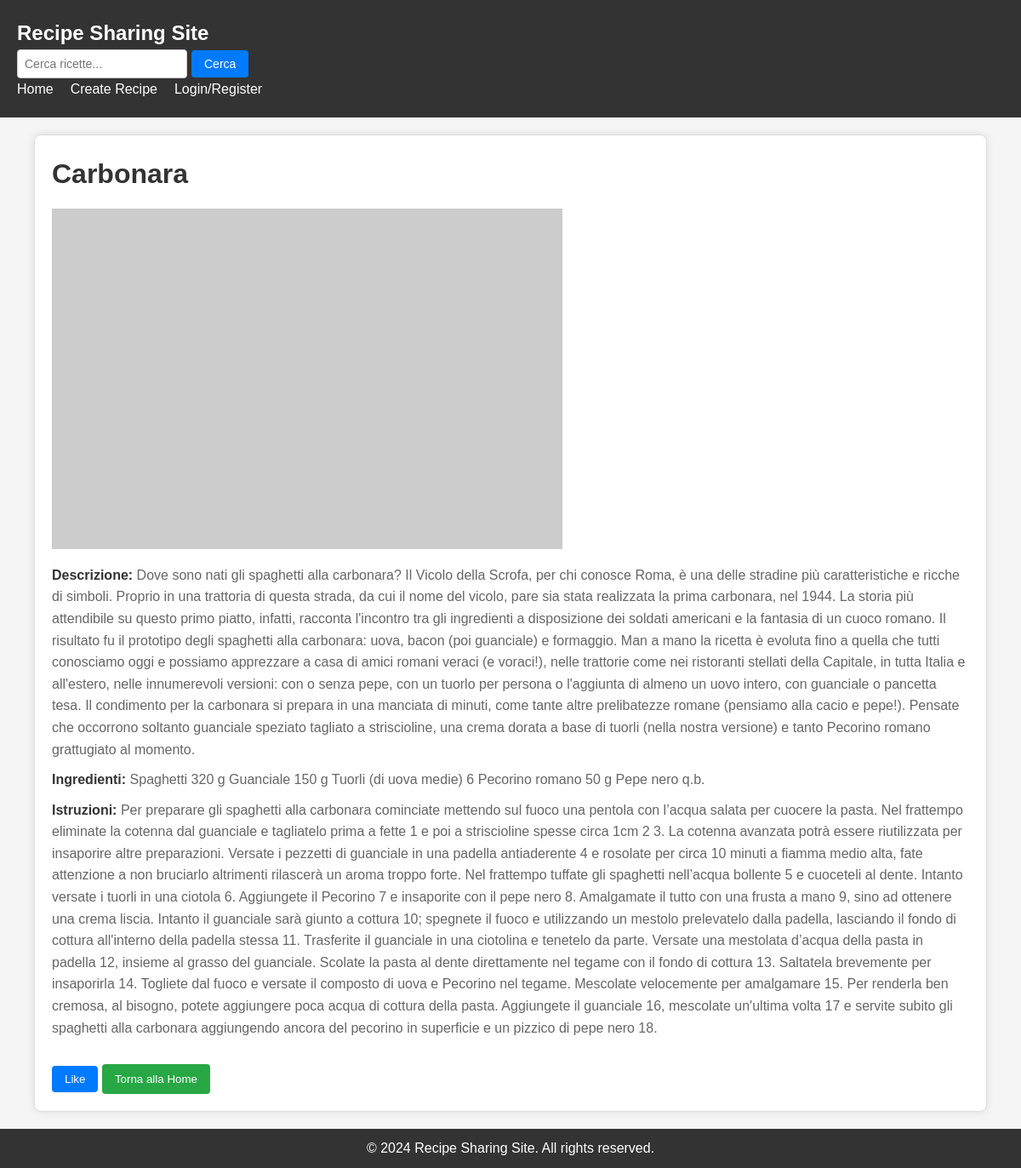
/recipe/3/, run on an earlier commit of the app's database.
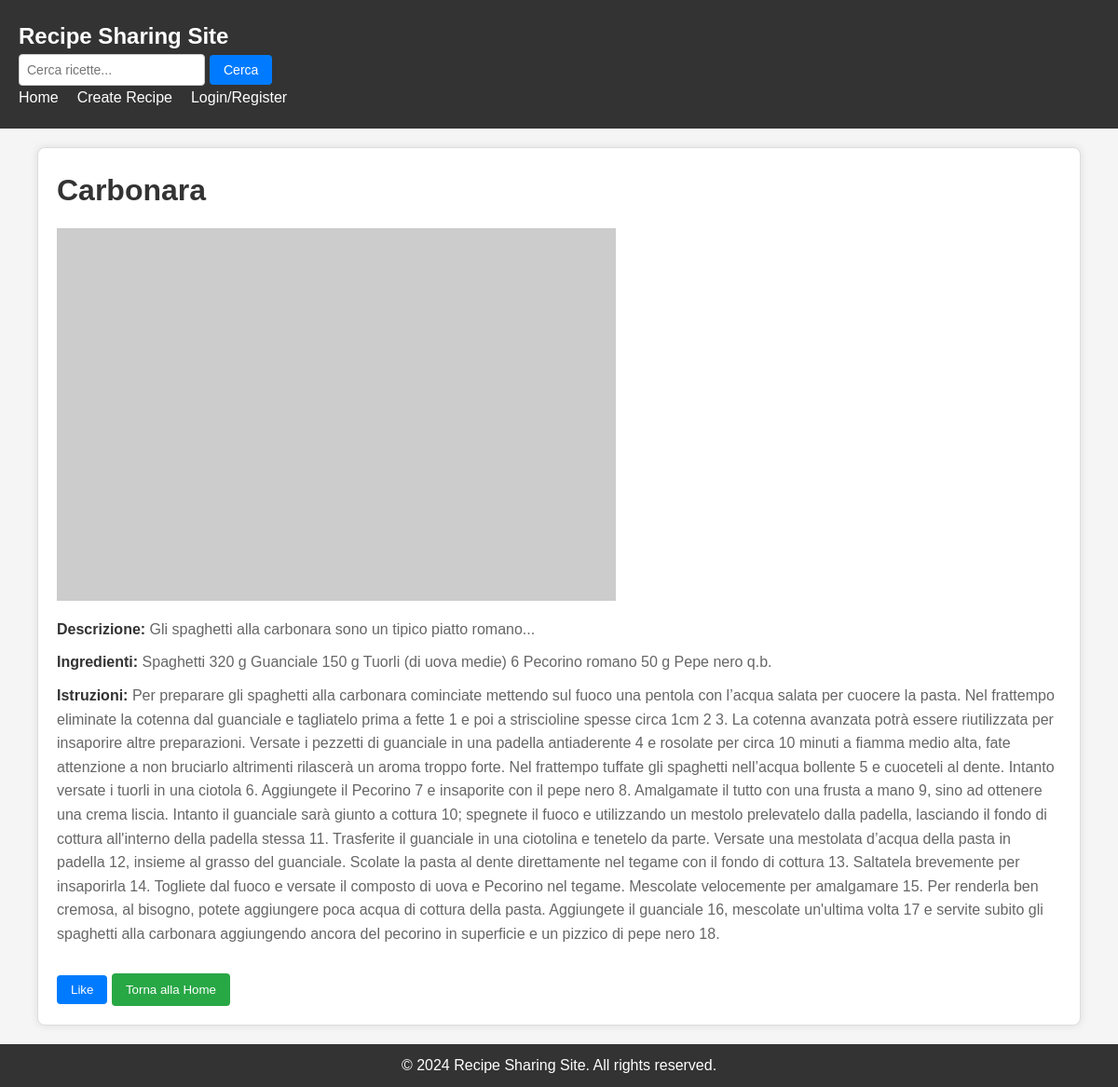
And on a later commit of the database.
### recipes/models.py (models this page shows, shortened)
class Recipe(models.Model):
    title = models.CharField(max_length=200)
    description = models.TextField()
    ingredients = models.TextField()
    instructions = models.TextField()
    prep_time = models.IntegerField()
    cook_time = models.IntegerField()
    author = models.ForeignKey(User, on_delete=models.CASCADE,related_name='recipes')
    created_at = models.DateTimeField(auto_now_add=True)
    updated_at = models.DateTimeField(auto_now=True)
    likes = models.ManyToManyField(User, related_name='liked_recipes', blank=True)

### recipes/views.py (the view, shortened to what this page needs)
# urls.py: path('recipe/<int:pk>/', views.recipe_detail, name='recipe_detail'),
def recipe_detail(request, pk):
    recipe = get_object_or_404(Recipe, pk=pk)
    context = {
        'recipe': recipe,
    }
    return render(request, 'recipes/recipe_detail.html', context)

### recipes/templates/recipes/recipe_detail.html (shortened to what this page needs)
{% extends 'base_generic.html' %}
{% block content %}
<div class="container">
    <div class="recipe-detail">
        <h1>{{ recipe.title }}</h1>
        <p><img src="https://placehold.co/600x400" alt="{{ recipe.title }}"></p>
        <p><strong>Descrizione:</strong> {{ recipe.description }}</p>
        <p><strong>Ingredienti:</strong> {{ recipe.ingredients }}</p>
        <p><strong>Istruzioni:</strong> {{ recipe.instructions }}</p>
        <form action="{% url 'recipe_detail' recipe.id %}" method="post">
        <button type="submit" class="like-btn">
          {% if request.user in recipe.likes.all %}
            Unlike
          {% else %}
            Like
          {% endif %}
        </button>
      </form>
        <form action="{% url 'home' %}" method="get">
            <button type="submit" class="btn">Torna alla Home</button>
        </form>
    </div>
</div>
{% endblock %}

What changed in the data, as far as the page shows it:
changed Recipe "Carbonara": description "Dove sono nati gli spaghetti alla carbonara? Il Vicolo della Scrofa, per chi conosce Roma, è una delle stradine più caratteristiche e ricche di simboli. Proprio in una trattoria di questa strada, da cui il nome del vicolo, pare sia stata realizzata la prima carbonara, nel 1944. La storia più attendibile su questo primo piatto, infatti, racconta l'incontro tra gli ingredienti a disposizione dei soldati americani e la fantasia di un cuoco romano. Il risultato fu il prototipo degli spaghetti alla carbonara: uova, bacon (poi guanciale) e formaggio. Man a mano la ricetta è evoluta fino a quella che tutti conosciamo oggi e possiamo apprezzare a casa di amici romani veraci (e voraci!), nelle…" → "Gli spaghetti alla carbonara sono un tipico piatto romano..."
